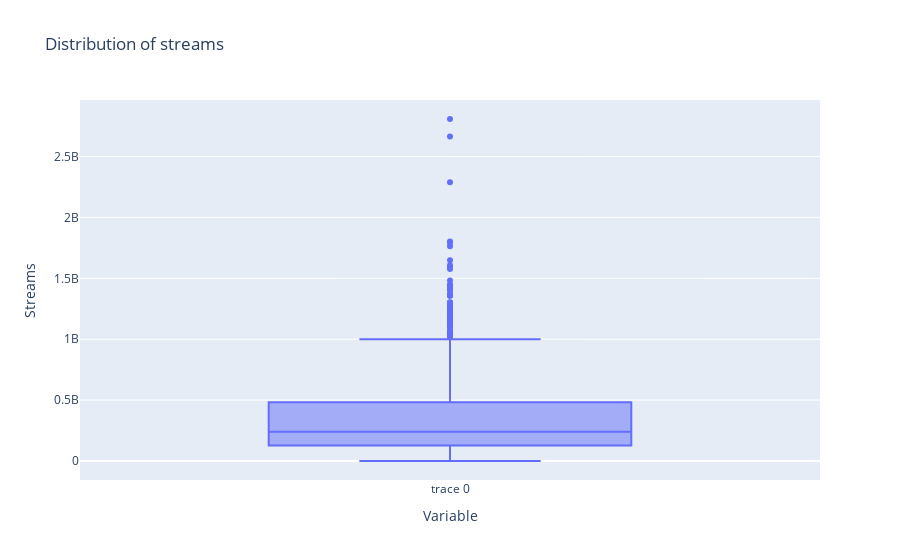

The cell this chart's notebook holds for it:
### Code cell
reproduction_distribution_trace = go.Box(
        y=spotify["streams"], 
    )
reproduction_distribution = go.Figure(
    reproduction_distribution_trace
    
)
reproduction_distribution.update_layout(title="Distribution of streams", xaxis_title="Variable", yaxis_title="Streams")
reproduction_distribution.show()

### Figure 1 — Plotly figure (JSON) as saved in the notebook; plotly's stock layout.template omitted (floating-point values rounded to 4 significant figures; data arrays with more than 128 entries replaced by an {"elided": "..."} marker saying what was removed)
{"data": [{"type": "box", "y": {"elided": "748 int values"}}], "layout": {"title": {"text": "Distribution of streams"}, "xaxis": {"title": {"text": "Variable"}}, "yaxis": {"title": {"text": "Streams"}}}}
